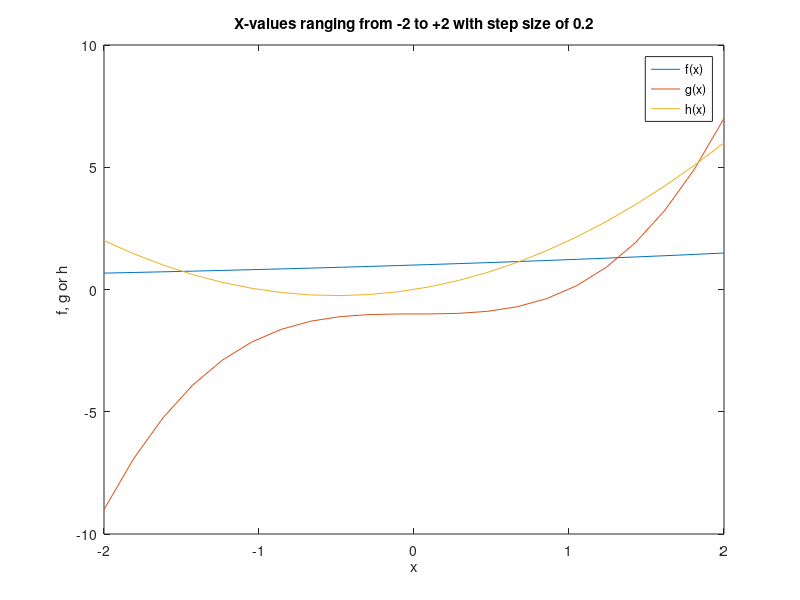

The MATLAB script that drew this image:
x = linspace(-2,2,22);
y = linspace(-2,2,22);
z = linspace(-2,2,22);
r = linspace(-2,2,22);

f = x.^2+exp(0.2*y)-y.*z;
g= x.*y.*z-1;
h=x+2*y.*z-z.^2;


plot(r,f);
hold on; 
plot(r,g);
hold on; 
plot(r,h);
hold on; 

title('X-values ranging from -2 to +2 with step size of 0.2')
legend('f(x)','g(x)','h(x)')
xlabel ('x')
ylabel ('f, g or h')